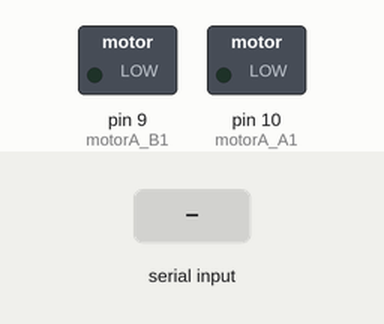
Recording of a sketch running on a simulated Arduino Uno, built with avr-gcc and run on an emulated ATmega328P. On the bench: switched loads named in the sketch (green lamp = pin HIGH). The test bench sets the inputs (shaded band).

Above: at 1.2 s.
1.3 s: "1\n" received over the second serial link
At 2.4 s:
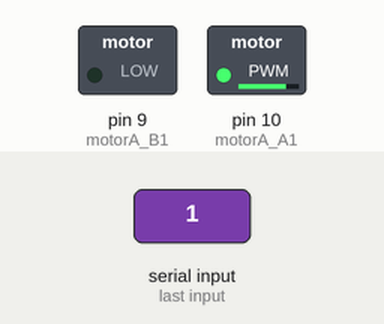
Timing chart, 0 to 4.3 s (numbered marks = the images above; inputs shaded):
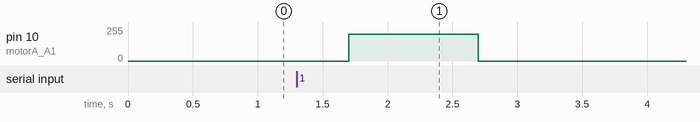

The sketch:

dcmotor_driver_speed_control.ino
```cpp
#include <SoftwareSerial.h> // 블루투스 시리얼 통신 라이브러리 추가
SoftwareSerial Blue (3,2); // 블루투스 설정 bluetooth(Tx, Rx)

long int data; // android 휴대폰에서 전송된 번호 저장하는데 사용

int motorA_A1 = 10; // 모터에 연결된 디지털 변수 motorA_A1 선언
int motorA_B1 = 9; // 모터에 연결된 디지털 변수 motorA_B1 선언

long int password1 = 1500; // '전원이 켜질때'의 변수값 선언
long int password2 = 1600; // '불이 꺼질때'의 변수값 선언

long int weak = 1700; // '약풍'일 경우의 변수 값 선언
long int middle = 1800; // '중풍'일 경우의 변수 값 선언
long int strong = 1900; // '강풍'일 경우의 변수 값 선언

void setup() {

  pinMode(motorA_A1, OUTPUT); // motorA_A1을 출력모드로 설정
  pinMode(motorA_B1, OUTPUT); // motorA_B1을 출력모드로 설정

  analogWrite(motorA_A1, 0); //시작할때 모터가 돌아가지 않도록 설정
  analogWrite(motorA_B1, 0);

  Serial.begin(9600); // 시리얼 통신을 위한 보드레이트 설정
  Blue.begin(9600); // 블루투스 통신 시작
}

void loop() {

  while(Blue.available() == 0); // 블루투스에 데이터를 받지 못했다면 여기서 기다리기

  if(Blue.available() > 0) { // 블루투스에 값이 들어오면

    data = Blue.parseInt(); // 블루투스 값을 'data'에 입력
    }

    delay(400); // 0.4초 딜레이

    if(data == password1) { // 만약 데이터값과 불이 켜질때의 값이 같다면

      analogWrite(motorA_A1, 200); // 모터가 돌아가도록 설정
      analogWrite(motorA_B1, 0);

      Serial.println("DCmotor ON"); // 시리얼 모니터에 "DCmotor ON" 출력
    }

    else if(data == password2) { // 만약 데이터값과 불이 꺼질때의 값이 같다면

      analogWrite(motorA_A1, 0); // 모터가 꺼지도록 설정
      analogWrite(motorA_B1, 0);

      Serial.println("DCmotor OFF"); // 시리얼 모니터에 "DCmotor OFF" 출력
    }

    else if(data == weak) { // 만약 데이터값과 약풍으로 설정해 놓은 값이 같다면

      analogWrite(motorA_A1, 50); // 모터가 약하게 돌아가도록 설정
      analogWrite(motorA_B1, 0);

      Serial.println("Weak Wind"); // 시리얼 모니터에 "Weak Wind" 출력
    }

    else if(data == middle) { // 만약 데이터값과 중풍으로 설정해 놓은 값이 같다면

      analogWrite(motorA_A1, 120); // 모터가 중간으로 돌아가도록 설정
      analogWrite(motorA_B1, 0);

      Serial.println("Middle Wind"); // 시리얼 모니터에 "Middle Wind" 출력
    }

    else if(data == strong) { // 만약 데이터값과 강풍으로 설정해 놓은 값이 같다면

      analogWrite(motorA_A1, 220); // 모터가 강하게 돌아가도록 설정
      analogWrite(motorA_B1, 0);

      Serial.println("Strong Wind"); // 시리얼 모니터에 "Strong Wind" 출력
    }

    //임시
    else if(data == 1) {

      analogWrite(motorA_A1, 200);
      analogWrite(motorA_B1, 0);

      delay(1000);

      analogWrite(motorA_A1, 0);
      analogWrite(motorA_B1, 0);
    }
  }
```

Measured:
- after the input at 1.3 s, pin 10 (motorA_A1): 0/255 → 200/255 after 0.40 s, → 0/255 1.0 s later
